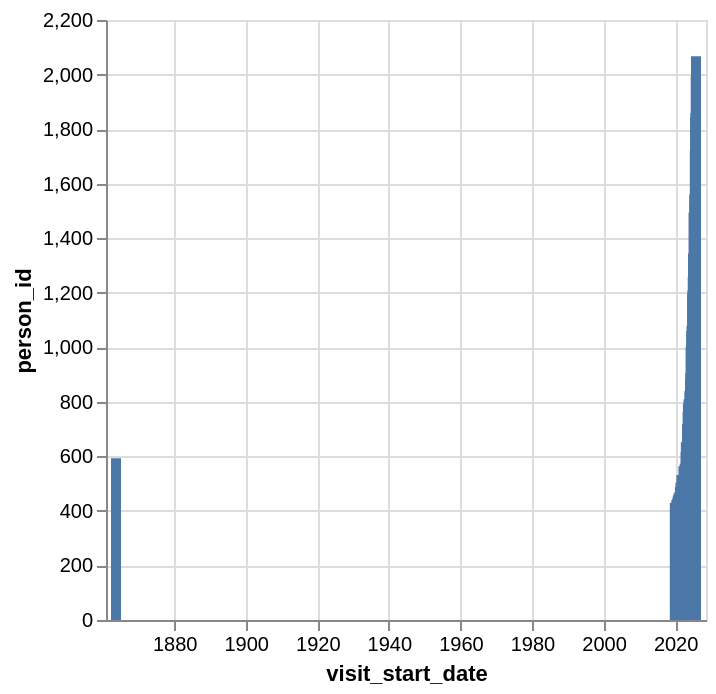

Here is the notebook cell this chart was saved with:
### Code cell
alt.Chart(visit_start_dates_summary).mark_bar().encode(
    alt.X('visit_start_date:T', scale=alt.Scale(padding=5)),
    y='person_id:Q'
)

### Figure 1 — Vega-Lite specification as saved in the notebook (floating-point values rounded to 4 significant figures)
{"config": {"view": {"continuousWidth": 300, "continuousHeight": 300}}, "data": {"name": "data-670b57aa0bd555689a45e2456fb73a94"}, "mark": {"type": "bar"}, "encoding": {"x": {"field": "visit_start_date", "scale": {"padding": 5}, "type": "temporal"}, "y": {"field": "person_id", "type": "quantitative"}}, "$schema": "https://vega.github.io/schema/vega-lite/v6.4.1.json", "datasets": {"data-670b57aa0bd555689a45e2456fb73a94": [{"visit_start_date": "1863-10", "person_id": 593}, {"visit_start_date": "2019-12", "person_id": 429}, {"visit_start_date": "2020-01", "person_id": 406}, {"visit_start_date": "2020-02", "person_id": 357}, {"visit_start_date": "2020-03", "person_id": 430}, {"visit_start_date": "2020-04", "person_id": 402}, {"visit_start_date": "2020-05", "person_id": 440}, {"visit_start_date": "2020-06", "person_id": 422}, {"visit_start_date": "2020-07", "person_id": 419}, {"visit_start_date": "2020-08", "person_id": 446}, {"visit_start_date": "2020-09", "person_id": 405}, {"visit_start_date": "2020-10", "person_id": 457}, {"visit_start_date": "2020-11", "person_id": 444}, {"visit_start_date": "2020-12", "person_id": 421}, {"visit_start_date": "2021-01", "person_id": 467}, {"visit_start_date": "2021-02", "person_id": 410}, {"visit_start_date": "2021-03", "person_id": 427}, {"visit_start_date": "2021-04", "person_id": 423}, {"visit_start_date": "2021-05", "person_id": 488}, {"visit_start_date": "2021-06", "person_id": 452}, {"visit_start_date": "2021-07", "person_id": 504}, {"visit_start_date": "2021-08", "person_id": 458}, {"visit_start_date": "2021-09", "person_id": 487}, {"visit_start_date": "2021-10", "person_id": 532}, {"visit_start_date": "2021-11", "person_id": 478}, {"visit_start_date": "2021-12", "person_id": 512}, {"visit_start_date": "2022-01", "person_id": 494}, {"visit_start_date": "2022-02", "person_id": 467}, {"visit_start_date": "2022-03", "person_id": 489}, {"visit_start_date": "2022-04", "person_id": 448}, {"visit_start_date": "2022-05", "person_id": 564}, {"visit_start_date": "2022-06", "person_id": 517}, {"visit_start_date": "2022-07", "person_id": 559}, {"visit_start_date": "2022-08", "person_id": 562}, {"visit_start_date": "2022-09", "person_id": 573}, {"visit_start_date": "2022-10", "person_id": 551}, {"visit_start_date": "2022-11", "person_id": 487}, {"visit_start_date": "2022-12", "person_id": 615}, {"visit_start_date": "2023-01", "person_id": 652}, {"visit_start_date": "2023-02", "person_id": 546}, {"visit_start_date": "2023-03", "person_id": 625}, {"visit_start_date": "2023-04", "person_id": 654}, {"visit_start_date": "2023-05", "person_id": 719}, {"visit_start_date": "2023-06", "person_id": 669}, {"visit_start_date": "2023-07", "person_id": 763}, {"visit_start_date": "2023-08", "person_id": 794}, {"visit_start_date": "2023-09", "person_id": 744}, {"visit_start_date": "2023-10", "person_id": 809}, {"visit_start_date": "2023-11", "person_id": 754}, {"visit_start_date": "2023-12", "person_id": 781}, {"visit_start_date": "2024-01", "person_id": 840}, {"visit_start_date": "2024-02", "person_id": 832}, {"visit_start_date": "2024-03", "person_id": 883}, {"visit_start_date": "2024-04", "person_id": 906}, {"visit_start_date": "2024-05", "person_id": 1002}, {"visit_start_date": "2024-06", "person_id": 969}, {"visit_start_date": "2024-07", "person_id": 1060}, {"visit_start_date": "2024-08", "person_id": 1079}, {"visit_start_date": "2024-09", "person_id": 1052}, {"visit_start_date": "2024-10", "person_id": 1194}, {"visit_start_date": "2024-11", "person_id": 1208}, {"visit_start_date": "2024-12", "person_id": 1258}, {"visit_start_date": "2025-01", "person_id": 1344}, {"visit_start_date": "2025-02", "person_id": 1267}, {"visit_start_date": "2025-03", "person_id": 1493}, {"visit_start_date": "2025-04", "person_id": 1495}, {"visit_start_date": "2025-05", "person_id": 1560}, {"visit_start_date": "2025-06", "person_id": 1531}, {"visit_start_date": "2025-07", "person_id": 1721}, {"visit_start_date": "2025-08", "person_id": 1843}, {"visit_start_date": "2025-09", "person_id": 1858}, {"visit_start_date": "2025-10", "person_id": 1993}, {"visit_start_date": "2025-11", "person_id": 2067}]}}
